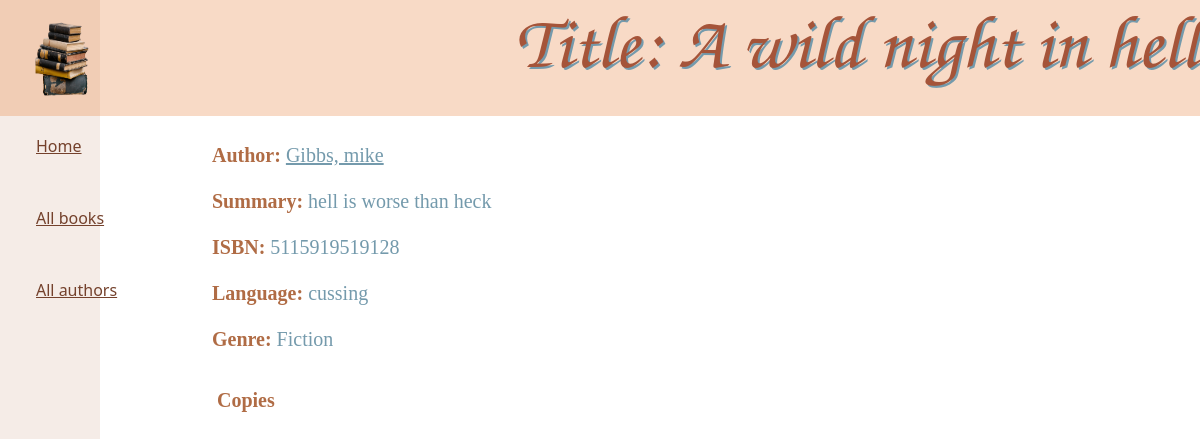
The app's page /catalog/book/6, older data.
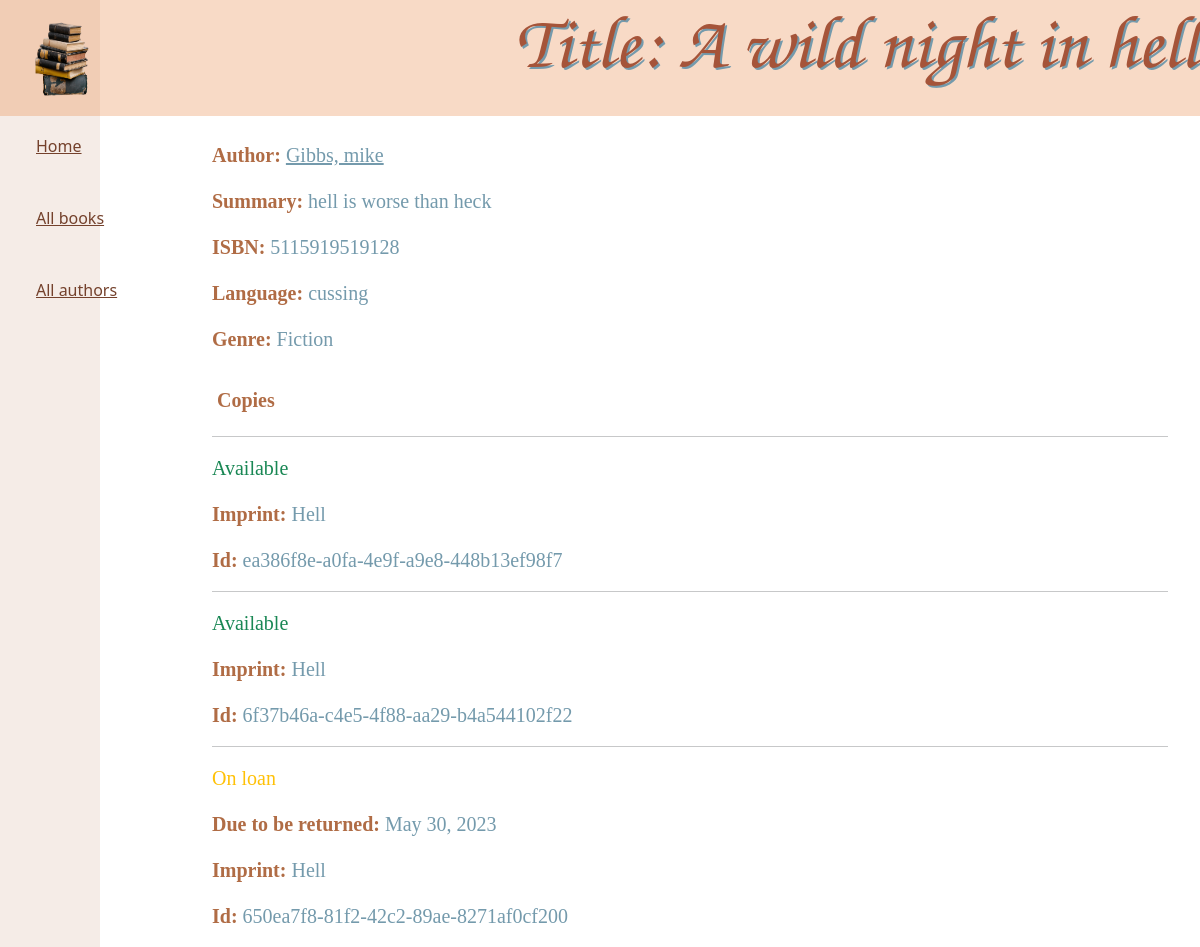
The same page, newer data.
### catalog/models.py (models this page shows, shortened)
class Book(models.Model):
    title = models.CharField(max_length=200)
    author = models.ForeignKey('Author', on_delete=models.SET_NULL, null=True)
    summary = models.TextField(max_length=1000, help_text='Enter a brief description of the book')
    isbn = models.CharField('ISBN', max_length=13, unique=True,
                            help_text='isbn numba, foo!')
    genre = models.ManyToManyField(Genre, help_text='Select a genre for this book')
    language = models.ForeignKey('Language', on_delete=models.SET_NULL, null=True)
    def display_genre(self):
        return ", ".join(genre.name for genre in self.genre.all()[:3])
    display_genre.short_description = 'genre'

class Author(models.Model):
    first_name = models.CharField(max_length=100)
    last_name = models.CharField(max_length=100)
    date_of_birth = models.DateField(null=True, blank=True)
    date_of_death = models.DateField('Died', null=True, blank=True)
    class Meta:
        ordering = ['last_name']
    def get_absolute_url(self):
        return reverse('author-detail', args=[str(self.id)])
    def __str__(self):
        return f'{self.last_name}, {self.first_name}'

class Language(models.Model):
    name = models.CharField(max_length=200,
                            help_text="Enter the book's natural language (e.g. English, French, Japanese etc.)")
    def __str__(self):
        return self.name

class Genre(models.Model):
    name = models.CharField(max_length=200, help_text='Enter a book genre (e.g. Science Fiction)')
    def __str__(self):
        return self.name

class BookInstance(models.Model):
    id = models.UUIDField(primary_key=True, default=uuid.uuid4, help_text='Unique ID for this particular book across whole library')
    book = models.ForeignKey('Book', on_delete=models.RESTRICT, null=True)
    imprint = models.CharField(max_length=200)
    due_back = models.DateField(null=True, blank=True)
    LOAN_STATUS = (
        ('m', 'Maintenance'),
        ('o', 'On loan'),
        ('a', 'Available'),
        ('r', 'Reserved'),
    )
    status = models.CharField(
        max_length=1,
        choices=LOAN_STATUS,
        blank=True,
        default='m',
        help_text='Book availability',
    )
    class Meta:
        ordering = ['due_back']

### catalog/views.py (the view)
# urls.py: path("book/<int:pk>", views.BookDetailView.as_view(), name="book-detail"),
class BookDetailView(generic.DetailView):
    model = Book
    template_name = 'book_detail.html'

### catalog/templates/book_detail.html (shortened to what this page needs)
{% extends "base_generic.html" %}
{% block header %}
  <h1 style="font-size: 75px;">Title: {{ book.title }}</h1>
        {% endblock %}
{% block content %}
  <p><strong>Author:</strong> <a style="color: #749aac;" href="{{ book.author.get_absolute_url }}">{{ book.author }}</a></p>
  <p><strong>Summary:</strong> {{ book.summary }}</p>
  <p><strong>ISBN:</strong> {{ book.isbn }}</p>
  <p><strong>Language:</strong> {{ book.language }}</p>
  <p><strong>Genre:</strong> {{ book.genre.all|join:", " }}</p>
  <div style="margin-right:20px;margin-top:20px">
    <h4 style="width: 100%; padding: 5px; color:#a55439; background-color: #ffffff00; font-size: 30px" class="center_body middle"><strong>Copies</strong></h4>
    {% for copy in book.bookinstance_set.all %}
      <hr>
      <p class="{% if copy.status == 'a' %}text-success{% elif copy.status == 'm' %}text-danger{% else %}text-warning{% endif %}">
        {{ copy.get_status_display }}
      </p>
      {% if copy.status != 'a' %}
        <p><strong>Due to be returned:</strong> {{ copy.due_back }}</p>
      {% endif %}
      <p><strong>Imprint:</strong> {{ copy.imprint }}</p>
      <p><strong>Id:</strong> {{ copy.id }}</p>
    {% endfor %}
  </div>
{% endblock %}

### catalog/templates/base_generic.html (shortened to what this page needs)
<!DOCTYPE html>
{% load static %}
<html lang="en">
<head>
<link href="https://cdn.jsdelivr.net/npm/bootstrap@5.2.3/dist/css/bootstrap.min.css" rel="stylesheet">
  <link rel="stylesheet" href="{% static 'css/styles.css' %}">
    <nav class="navbar navbar-expand-sm fixed-top" style="background-color: #e98a4a50;">
          <a href="{% url 'index' %}">
     <img src='{% static "images/logo.png" %}' alt="books" width="100" height="100" style="margin-left: 15px;" >
    </a>
        <div class="collapse navbar-collapse col-sm-8 justify-content-left">
            {% block header %}
            {% endblock %}
        </div>
</nav>
</head>
<body style="height: 100vh;">
  <div class="container-fluid h-100 margin-top: 100px;">
          <div class="row h-100">
      <div class="col-sm-1 h-200" style="background-color:#b06c4520;" >
      {% block sidebar %}
 <div style="margin-top: 110px; color:#a55439;" class="col-sm-12" >
        <ul class="nav flex-column" style="position:fixed">
          <li class="nav-item text-start m-4">
            <a style="color: #74412c" href="{% url 'index' %}">Home</a>
          </li>
          <li class="nav-item text-start m-4">
            <a style="color: #74412c" href="{% url 'books' %}">All books</a>
          </li>
          <li class="nav-item text-start m-4">
            <a style="color: #74412c" href="{% url 'authors' %}">All authors</a>
          </li>
        </ul>
      </div>
     {% endblock %}
      </div>
              <div class="col-sm-1"></div>
      <div style="margin-top: 140px;" class="col-sm-10">{% block content %}{% endblock %}
      </div>
    </div>
  </div>
</body>
</html>

### catalog/templates/base_generic.html (style rules this page uses)
a { background-color: #ffffff00; color: #a55439; }
strong { color:#b06c45; font-family: suranna; background-color: #ffffff00; font-size: 20px; }
p { color:#b06c45; font-family: suranna; background-color: #ffffff00; font-size: 20px; color: #749aac;> }
.center_body { margin: auto; width: 80%; padding: 20px; }
body { background: white url("/static/images/background.png") no-repeat center center fixed; -webkit-background-size: cover; -moz-background-size: cover; -o-background-size: cover; background-size: cover; }
h1 { color:#a55439; font-family: z003; font-size: 75px; text-shadow: 2px 2px #749aac; margin-bottom: auto; padding-bottom: 0%; }
.middle { color:#b06c45; font-family: suranna; background-color: #ffffff00; font-size: 20px; }

Row changes from the older to the newer data that the page shows:
added BookInstance: status "Available", imprint "Hell", id "ea386f8e-a0fa-4e9f-a9e8-448b13ef98f7"
added BookInstance: status "Available", imprint "Hell", id "6f37b46a-c4e5-4f88-aa29-b4a544102f22"
added BookInstance: status "On loan", due_back "May 30, 2023", imprint "Hell", id "650ea7f8-81f2-42c2-89ae-8271af0cf200"
